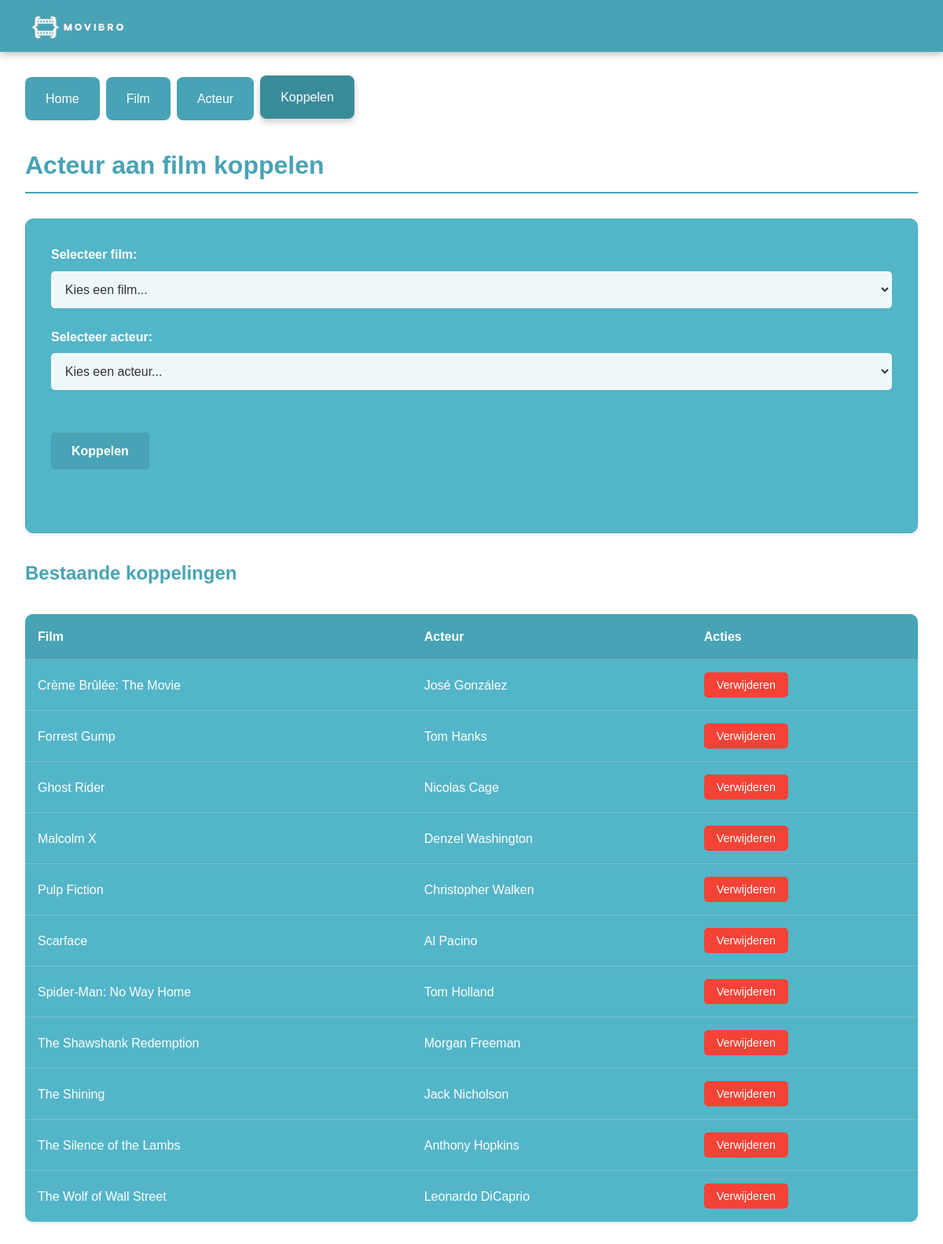
The app's page /index.php?page=koppelen with its own data.
### tables this page shows
CREATE TABLE `films` (
  `film_id` int(11) NOT NULL,
  `name` varchar(255) NOT NULL,
  `genre` varchar(100) NOT NULL,
  `created_at` timestamp NOT NULL DEFAULT current_timestamp()
);

CREATE TABLE `actors` (
  `id` int(11) NOT NULL,
  `name` varchar(255) NOT NULL,
  `created_at` timestamp NOT NULL DEFAULT current_timestamp()
);

### src/FilmActorManager.php (called while the page is built, shortened)
<?php
class FilmActorManager {
    private $database;
    public function __construct(Database $db) {
        $this->database = $db;
    }
    public function getAllFilmActors() {
        $sql = "SELECT f.name as film_name, a.name as actor_name, f.film_id, a.id as actor_id
                FROM film_actors fa
                JOIN films f ON fa.film_id = f.film_id
                JOIN actors a ON fa.actor_id = a.id
                ORDER BY f.name, a.name";
        $stmt = $this->database->getPdo()->prepare($sql);
        $stmt->execute();
        return $stmt->fetchAll();
    }
}

### src/Database.php (called while the page is built)
<?php
class Database {
    private $pdo;
    public function __construct() {
        $host = 'localhost';
        $db   = 'movibro';
        $user = 'root';
        $pass = '';
        $dsn = "mysql:host=$host;dbname=$db;charset=utf8mb4";
        try {
            $this->pdo = new PDO($dsn, $user, $pass, [
                PDO::ATTR_ERRMODE => PDO::ERRMODE_EXCEPTION,
                PDO::ATTR_DEFAULT_FETCH_MODE => PDO::FETCH_ASSOC
            ]);
        } catch (PDOException $e) {
            throw new PDOException($e->getMessage(), (int)$e->getCode());
        }
    }
    public function getPdo() {
        return $this->pdo;
    }
}

### templates/koppelen.php (the view, shortened to what this page needs)
<div class="page-navigation">
    <div class="nav-item">
        <a href="index.php?page=home" class="btn-nav <?= $page === 'home' ? 'active' : '' ?>">Home</a>
    </div>
    <div class="nav-item">
        <a href="index.php?page=film" class="btn-nav <?= $page === 'film' ? 'active' : '' ?>">Film</a>
    </div>
    <div class="nav-item">
        <a href="index.php?page=acteur" class="btn-nav <?= $page === 'acteur' ? 'active' : '' ?>">Acteur</a>
    </div>
    <div class="nav-item">
        <a href="index.php?page=koppelen" class="btn-nav <?= $page === 'koppelen' ? 'active' : '' ?>">Koppelen</a>
    </div>
</div>
<h1>Acteur aan film koppelen</h1>
<div class="form-container">
    <form method="POST">
        <div class="form-group">
            <label for="film_id">Selecteer film:</label>
            <select id="film_id" name="film_id" required>
                <option value="">Kies een film...</option>
            </select>
        </div>
        <div class="form-group">
            <label for="actor_id">Selecteer acteur:</label>
            <select id="actor_id" name="actor_id" required>
                <option value="">Kies een acteur...</option>
            </select>
        </div>
        <button type="submit" name="link_actor_film" class="btn btn-primary">Koppelen</button>
    </form>
</div>
<h2>Bestaande koppelingen</h2>
<table class="links-table">
    <thead>
        <tr>
            <th>Film</th>
            <th>Acteur</th>
            <th>Acties</th>
        </tr>
    </thead>
    <tbody>
        <?php
        $allLinks = $filmActorManager->getAllFilmActors();
        foreach ($allLinks as $link): ?>
            <tr>
                <td><?= htmlspecialchars($link['film_name']) ?></td>
                <td><?= htmlspecialchars($link['actor_name']) ?></td>
                <td>
                    <form method="POST" style="display: inline;">
                        <button type="submit" name="delete_film" class="btn btn-secondary"
                                onclick="return confirm('Weet je zeker dat je de film \"<?= htmlspecialchars($link['film_name']) ?>\" wilt verwijderen? Dit verwijdert de film en alle koppelingen, maar de acteurs blijven in de database.')">
                            Verwijderen
                        </button>
                    </form>
                </td>
            </tr>
        <?php endforeach; ?>
    </tbody>
</table>

### templates/header.php (style rules this page uses)
* { margin: 0; padding: 0; box-sizing: border-box; }
body { font-family: Arial, sans-serif; background-color: #FFFFFF; color: #333; line-height: 1.6; }
h1 { color: #47A3B5; margin-bottom: 1.5rem; font-size: 2rem; border-bottom: 2px solid #47A3B5; padding-bottom: 0.5rem; }
h2 { color: #47A3B5; margin: 1.5rem 0 1rem 0; font-size: 1.5rem; }
.btn { padding: 0.5rem 1rem; border: none; border-radius: 5px; cursor: pointer; text-decoration: none; display: inline-block; text-align: center; transition: all 0.3s; }
.btn-primary { background: #47A3B5; color: white; }
.btn-secondary { background: #f44336; color: white; }
.btn-nav { background: #47A3B5; color: white; padding: 0.8rem 1.5rem; border-radius: 8px; text-decoration: none; transition: all 0.3s; border: 2px solid transparent; display: block; text-align: center; }
.btn-nav:hover, .btn-nav.active { background: #3a8b9a; transform: translateY(-2px); box-shadow: 0 4px 8px rgba(0,0,0,0.2); }
.page-navigation { display: flex; justify-content: left; margin-bottom: 2rem; border-radius: 10px; flex-wrap: wrap; gap: 0.5rem; }
.nav-item { display: inline-block; }
.form-group { margin-bottom: 1rem; }
.form-group label { display: block; margin-bottom: 0.5rem; color: #47A3B5; font-weight: bold; }
.form-group input, .form-group select { width: 100%; padding: 0.8rem; border: 1px solid #ced4da; border-radius: 5px; background: #fff; color: #333; }
.links-table { width: 100%; border-collapse: collapse; margin: 2rem 0; background: #53B5C8; border-radius: 10px; overflow: hidden; box-shadow: 0 2px 4px rgba(0,0,0,0.1); }
.links-table form { display: inline; margin: 0; padding: 0; }
.links-table .btn { margin: 0; padding: 0.5rem 1rem; font-size: 0.9rem; }
.links-table th, .links-table td { padding: 1rem; text-align: left; border-bottom: 1px solid rgba(255,255,255,0.2); color: #FFFFFF; }
.links-table th { background: #47A3B5; color: white; }
.form-container { background: #53B5C8; padding: 2rem; border-radius: 10px; margin: 2rem 0; box-shadow: 0 2px 4px rgba(0,0,0,0.1); border: 1px solid #47A3B5; color: #FFFFFF; height: 400px; }
.form-container form { width: 100%; }
.form-container .form-group { margin-bottom: 1.5rem; }
.form-container label { display: block; margin-bottom: 0.5rem; color: #FFFFFF; font-weight: bold; }
.form-container input, .form-container select { width: 100%; padding: 0.8rem; border: 1px solid rgba(255,255,255,0.3); border-radius: 5px; background: rgba(255,255,255,0.9); color: #333; font-size: 1rem; }
.form-container .btn { padding: 0.8rem 1.5rem; font-size: 1rem; font-weight: bold; }
.form-container .btn-primary { background: #47A3B5; border: 2px solid #47A3B5; margin-top: 30px; }

### records on screen
films: name "Crème Brûlée: The Movie", actors.name "José González"
films: name "Forrest Gump", actors.name "Tom Hanks"
films: name "Ghost Rider", actors.name "Nicolas Cage"
films: name "Malcolm X", actors.name "Denzel Washington"
films: name "Pulp Fiction", actors.name "Christopher Walken"
films: name "Scarface", actors.name "Al Pacino"
films: name "Spider-Man: No Way Home", actors.name "Tom Holland"
films: name "The Shawshank Redemption", actors.name "Morgan Freeman"
films: name "The Shining", actors.name "Jack Nicholson"
films: name "The Silence of the Lambs", actors.name "Anthony Hopkins"
films: name "The Wolf of Wall Street", actors.name "Leonardo DiCaprio"
